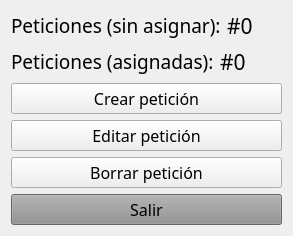
<?xml version="1.0" encoding="UTF-8"?>
<ui version="4.0">
 <class>Form</class>
 <widget class="QWidget" name="Form">
  <property name="windowModality">
   <enum>Qt::ApplicationModal</enum>
  </property>
  <property name="geometry">
   <rect>
    <x>0</x>
    <y>0</y>
    <width>293</width>
    <height>216</height>
   </rect>
  </property>
  <property name="mouseTracking">
   <bool>true</bool>
  </property>
  <property name="focusPolicy">
   <enum>Qt::StrongFocus</enum>
  </property>
  <property name="acceptDrops">
   <bool>true</bool>
  </property>
  <property name="windowTitle">
   <string>ProjectGamma - Peticiones</string>
  </property>
  <layout class="QVBoxLayout" name="verticalLayout">
   <item>
    <layout class="QHBoxLayout" name="horizontalLayout_2">
     <item>
      <widget class="QLabel" name="label_2">
       <property name="sizePolicy">
        <sizepolicy hsizetype="Preferred" vsizetype="Maximum">
         <horstretch>0</horstretch>
         <verstretch>0</verstretch>
        </sizepolicy>
       </property>
       <property name="font">
        <font>
         <family>Century Gothic</family>
         <pointsize>14</pointsize>
        </font>
       </property>
       <property name="text">
        <string>Peticiones (sin asignar):</string>
       </property>
      </widget>
     </item>
     <item>
      <widget class="QLabel" name="petitionsUnassignedLabel">
       <property name="font">
        <font>
         <family>Century Gothic</family>
         <pointsize>16</pointsize>
        </font>
       </property>
       <property name="text">
        <string>#0</string>
       </property>
      </widget>
     </item>
    </layout>
   </item>
   <item>
    <layout class="QHBoxLayout" name="horizontalLayout_3">
     <item>
      <widget class="QLabel" name="label_3">
       <property name="sizePolicy">
        <sizepolicy hsizetype="Preferred" vsizetype="Maximum">
         <horstretch>0</horstretch>
         <verstretch>0</verstretch>
        </sizepolicy>
       </property>
       <property name="font">
        <font>
         <family>Century Gothic</family>
         <pointsize>14</pointsize>
        </font>
       </property>
       <property name="text">
        <string>Peticiones (asignadas):</string>
       </property>
      </widget>
     </item>
     <item>
      <widget class="QLabel" name="petitionsAssignedLabel">
       <property name="font">
        <font>
         <family>Century Gothic</family>
         <pointsize>16</pointsize>
        </font>
       </property>
       <property name="text">
        <string>#0</string>
       </property>
      </widget>
     </item>
    </layout>
   </item>
   <item>
    <widget class="QPushButton" name="createPetitionButton">
     <property name="font">
      <font>
       <family>Century Gothic</family>
       <pointsize>12</pointsize>
      </font>
     </property>
     <property name="text">
      <string>Crear petición</string>
     </property>
    </widget>
   </item>
   <item>
    <widget class="QPushButton" name="editPetitionButton">
     <property name="font">
      <font>
       <family>Century Gothic</family>
       <pointsize>12</pointsize>
      </font>
     </property>
     <property name="text">
      <string>Editar petición</string>
     </property>
    </widget>
   </item>
   <item>
    <widget class="QPushButton" name="deletePetitionButton">
     <property name="font">
      <font>
       <family>Century Gothic</family>
       <pointsize>12</pointsize>
      </font>
     </property>
     <property name="text">
      <string>Borrar petición</string>
     </property>
    </widget>
   </item>
   <item>
    <widget class="QPushButton" name="closeButton">
     <property name="font">
      <font>
       <family>Century Gothic</family>
       <pointsize>12</pointsize>
      </font>
     </property>
     <property name="autoFillBackground">
      <bool>false</bool>
     </property>
     <property name="styleSheet">
      <string notr="true">background-color: #8f8f8f</string>
     </property>
     <property name="text">
      <string>Salir</string>
     </property>
    </widget>
   </item>
  </layout>
 </widget>
 <resources/>
 <connections/>
</ui>
